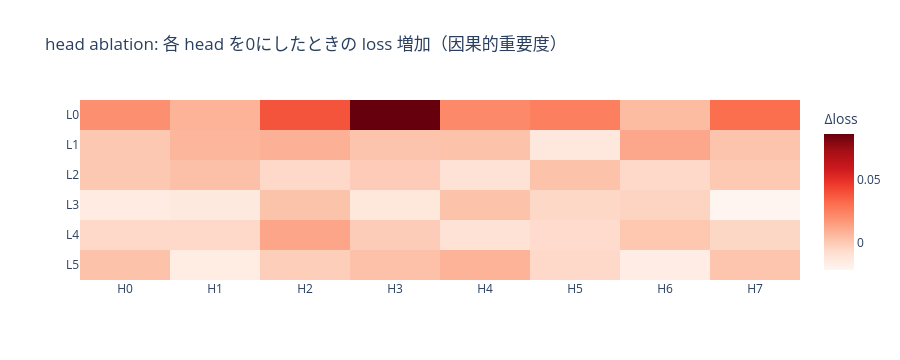

The code cell stored with this chart in its notebook:
### Code cell
# head ablation: どの head が因果的に重要か
ha = np.array(load_json(A / "head_ablation.json")["head_ablation_delta_loss"])
fig = go.Figure(go.Heatmap(z=ha, x=[f"H{h}" for h in range(H)], y=[f"L{l}" for l in range(L)],
                           colorscale="Reds", colorbar_title="Δloss"))
fig.update_layout(title="head ablation: 各 head を0にしたときの loss 増加（因果的重要度）",
                  template="plotly_white", height=360)
fig.update_yaxes(autorange="reversed")
fig.show()
l,h = np.unravel_index(ha.argmax(), ha.shape)
print(f"最も重要な head: L{l}H{h} (Δloss {ha.max():.3f})")
print(f"その head のエントロピー {ent_f[l,h]:.2f}, 直前トークン率 {np.array(stats['final']['prev_token_ratio'])[l,h]:.3f}")

### Figure 1 — Plotly figure (JSON) as saved in the notebook; plotly's stock layout.template omitted (floating-point values rounded to 4 significant figures)
{"data": [{"colorbar": {"title": {"text": "Δloss"}}, "colorscale": [[0.0, "rgb(255,245,240)"], [0.125, "rgb(254,224,210)"], [0.25, "rgb(252,187,161)"], [0.375, "rgb(252,146,114)"], [0.5, "rgb(251,106,74)"], [0.625, "rgb(239,59,44)"], [0.75, "rgb(203,24,29)"], [0.875, "rgb(165,15,21)"], [1.0, "rgb(103,0,13)"]], "type": "heatmap", "x": ["H0", "H1", "H2", "H3", "H4", "H5", "H6", "H7"], "y": ["L0", "L1", "L2", "L3", "L4", "L5"], "z": [[0.02016, 0.007989, 0.03882, 0.08655, 0.02218, 0.02518, 0.005131, 0.03067], [0.0006676, 0.007248, 0.008622, 0.002308, 0.002981, -0.0127, 0.01192, 0.00212], [0.0008392, 0.003471, -0.005495, -0.0005188, -0.009425, 0.003034, -0.005169, 0.0004978], [-0.01499, -0.01363, 0.002604, -0.01227, 0.002932, -0.005083, -0.003312, -0.02156], [-0.005657, -0.005182, 0.01262, -0.000792, -0.009539, -0.006276, 0.001223, -0.004611], [0.002881, -0.0163, -0.001519, 0.003452, 0.00815, -0.00555, -0.01644, 0.001815]]}], "layout": {"height": 360, "title": {"text": "head ablation: 各 head を0にしたときの loss 増加（因果的重要度）"}, "yaxis": {"autorange": "reversed"}}}
